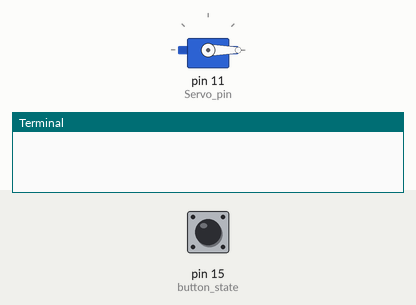
Recording of a program running on a simulated Raspberry Pi (header pin numbers). On the bench: servo, the last lines printed to the terminal. The test bench sets the inputs (shaded band); at power-on: pin 15 (button_state) HIGH. Servo angles are drawn from the pulse width (0.5 ms = 0°, 2.5 ms = 180°).

Above: at 4.2 s.
4.3 s: pin 15 (button_state) pulled LOW for 0.15 s
At 4.8 s:
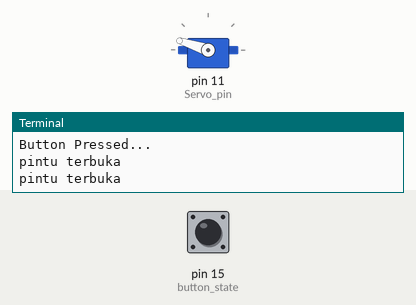
Timing chart, 0 to 13.5 s (numbered marks = the images above; inputs shaded):
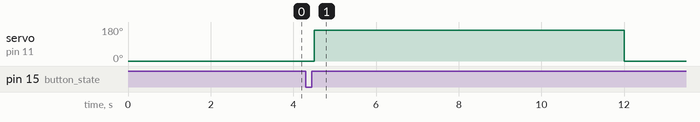

The program:

PushButton+Servo.py
```python
import RPi.GPIO as GPIO
import time

GPIO.setmode(GPIO.BOARD)
Servo_pin  = 11  #Set the GPIO.BOARD pin number of Motor Servo, 2

GPIO.setup(15, GPIO.IN, pull_up_down=GPIO.PUD_UP)#Button to GPIO23
GPIO.setup(Servo_pin, GPIO.OUT)                           # Declaring the output pin

Servo = GPIO.PWM(Servo_pin, 50) # GPIO.BOARD 11 for PWM with 50Hz
Servo.start(2.5)                # Initialization

Servo.ChangeDutyCycle(2.5)
time.sleep(3)
Servo.ChangeDutyCycle(0)

try:
    while True:
         button_state = GPIO.input(15)
         if button_state == False:
            print('Button Pressed...')
            time.sleep(0.2)
            print("pintu terbuka")
            print("pintu terbuka")
            Servo.ChangeDutyCycle(11.5)
            time.sleep(1.5)
            Servo.ChangeDutyCycle(0)
            time.sleep(6)
            Servo.ChangeDutyCycle(2.5)
            time.sleep(1.5)
            Servo.ChangeDutyCycle(0)

except:
    GPIO.cleanup()
```

Measured:
- after the input at 4.3 s, servo on pin 11 (Servo_pin): 0° → 162° after 0.20 s, → 0° 7.5 s later
